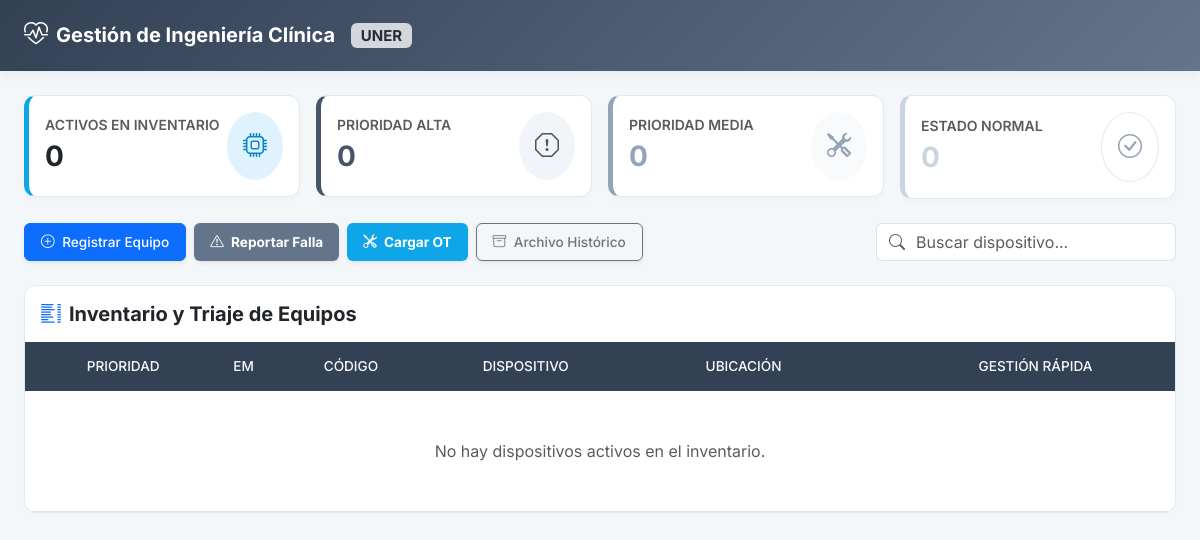
Before: / with the older database file.
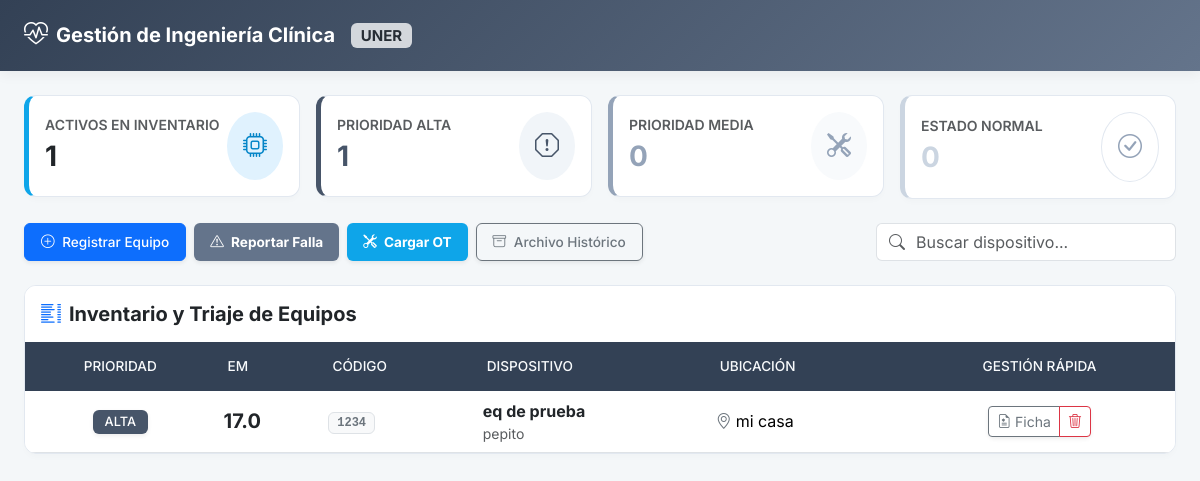
After: the same page with the newer database file.
### tables this page shows
CREATE TABLE equipos (
        id INTEGER PRIMARY KEY AUTOINCREMENT,
        codigo_trazabilidad TEXT UNIQUE NOT NULL,
        nombre TEXT NOT NULL,
        marca TEXT NOT NULL,
        ubicacion TEXT NOT NULL,
        puntaje_funcion REAL DEFAULT 5.0,
        puntaje_aplicacion REAL DEFAULT 5.0,
        puntaje_mantenimiento REAL DEFAULT 3.0,
        manual_url TEXT,
        estado TEXT DEFAULT 'Activo'
        
    );

### app.py (the view)
@app.route("/")
def panel_principal():
    filas = obtener_equipos()
    equipos = procesar_triaje_equipos(filas)
    return render_template("index.html", equipos=equipos)

### algoritmos.py (called while the page is built)
def calcular_indice_em(funcion, aplicacion, mantenimiento, cantidad_fallas):
    puntaje_historia = float(cantidad_fallas) * 2.0
    return float(funcion) + float(aplicacion) + float(mantenimiento) + puntaje_historia

def clasificar_prioridad(em):
    if em >= 16.0:
        return "ALTA", "danger"
    elif em >= 12.0:
        return "MEDIA", "warning"
    return "BAJA", "success"

def procesar_triaje_equipos(filas_sql):
    equipos_procesados = []
    for fila in filas_sql:
        eq = dict(fila)
        em = calcular_indice_em(
            eq["puntaje_funcion"],
            eq["puntaje_aplicacion"],
            eq["puntaje_mantenimiento"],
            eq["cantidad_fallas"]
        )
        prioridad, color = clasificar_prioridad(em)
        eq["indice_em"] = em
        eq["prioridad"] = prioridad
        eq["color_badge"] = color
        equipos_procesados.append(eq)
    equipos_procesados.sort(key=lambda x: x["indice_em"], reverse=True)
    return equipos_procesados

### db.py (called while the page is built)
def obtener_conexion():
    conexion = sqlite3.connect(RUTA_BD)
    conexion.row_factory = sqlite3.Row
    conexion.execute("PRAGMA foreign_keys = ON;")
    return conexion

### templates/index.html (shortened to what the changed rows need)
<!DOCTYPE html>
<html lang="es">
<head>
    <link href="https://cdn.jsdelivr.net/npm/bootstrap@5.3.3/dist/css/bootstrap.min.css" rel="stylesheet">
    <link rel="stylesheet" href="https://cdn.jsdelivr.net/npm/bootstrap-icons@1.11.3/font/bootstrap-icons.min.css">
</head>
<body>
<div class="container-fluid px-4 pb-5">
    <div class="row g-3 mb-4">
        <div class="col-md-3">
            <div class="card stat-card p-3">
                <div class="d-flex justify-content-between align-items-center">
                    <div>
                        <div class="text-muted small fw-semibold">ACTIVOS EN INVENTARIO</div>
                        <div class="fs-3 fw-bold text-dark">{{ equipos|length }}</div>
                    </div>
                </div>
            </div>
        </div>
        <div class="col-md-3">
            <div class="card stat-card stat-danger p-3">
                <div class="d-flex justify-content-between align-items-center">
                    <div>
                        <div class="text-muted small fw-semibold">PRIORIDAD ALTA</div>
                        <div class="fs-3 fw-bold" style="color: #475569;">{{ equipos|selectattr('prioridad', 'equalto', 'ALTA')|list|length }}</div>
                    </div>
                </div>
            </div>
        </div>
    </div>
    <div class="card overflow-hidden">
        <div class="table-responsive">
            <table class="table table-hover align-middle mb-0" id="tablaEquipos">
                <thead>
                    <tr>
                        <th class="text-center">Prioridad</th>
                        <th>EM</th>
                        <th>Código</th>
                        <th>Dispositivo</th>
                        <th>Ubicación</th>
                        <th class="text-center">Gestión Rápida</th>
                    </tr>
                </thead>
                <tbody>
                    {% for eq in equipos %}
                    <tr>
                        <td class="text-center">
                            <span class="badge bg-{{ eq.color_badge }} badge-priority shadow-sm">{{ eq.prioridad }}</span>
                        </td>
                        <td>
                            <span class="fs-5 fw-bold text-dark">{{ "%.1f"|format(eq.indice_em) }}</span>
                        </td>
                        <td><span class="badge bg-light text-secondary font-monospace border">{{ eq.codigo_trazabilidad }}</span></td>
                        <td>
                            <div class="fw-bold text-dark">{{ eq.nombre }}</div>
                            <div class="text-muted small">{{ eq.marca }}</div>
                        </td>
                        <td><i class="bi bi-geo-alt text-secondary me-1"></i>{{ eq.ubicacion }}</td>
                        <td class="text-center">
                            <div class="btn-group shadow-sm" role="group">
                                <a href="/equipo/{{ eq.id }}" class="btn btn-outline-secondary btn-sm" title="Historia Clínica">
                                    <i class="bi bi-file-earmark-medical"></i> Ficha
                                </a>
                                <a href="/eliminar/{{ eq.id }}" class="btn btn-outline-danger btn-sm" onclick="return confirm('¿Confirma la baja del activo?');" title="Dar de Baja">
                                    <i class="bi bi-trash3"></i>
                                </a>
                            </div>
                        </td>
                    </tr>
                    {% else %}
                    <tr>
                        <td colspan="6" class="text-center py-5 text-muted">No hay dispositivos activos en el inventario.</td>
                    </tr>
                    {% endfor %}
                </tbody>
            </table>
        </div>
    </div>
</div>
</body>
</html>

Changed rows visible on the page:
now on this page (row edited): equipos: prioridad "ALTA", indice_em "17.0", codigo_trazabilidad "1234", nombre "eq de prueba", marca "pepito", ubicacion "mi casa"
Other visible differences:
{{ equipos|length }}: "0" → "1"
{{ equipos|selectattr('prioridad', 'equalto', 'ALTA')|list|length }}: "0" → "1"
text no longer shown: "No hay dispositivos activos en el inventario."
